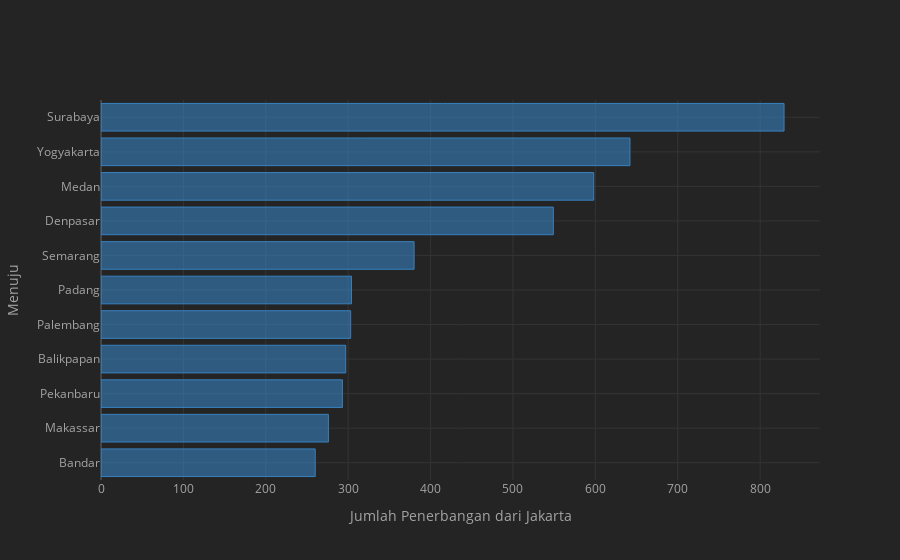

Notebook code for this chart:
### Code cell
# bar chart berdasarkan 10 kota teratas
df_agg[:11].sort_values('total_aircraft').iplot(kind='bar',
                                                 x='to',
                                                 y='total_aircraft',
                                                 color='blue',
                                                 theme='henanigans',
                                                 orientation='h',
                                                 xTitle='Jumlah Penerbangan dari Jakarta',
                                                 yTitle='Menuju')

### Figure 1 — Plotly figure (JSON) as saved in the notebook; plotly's stock layout.template omitted (floating-point values rounded to 4 significant figures)
{"data": [{"marker": {"color": "rgba(55, 128, 191, 0.6)", "line": {"color": "rgba(55, 128, 191, 1.0)", "width": 1}}, "name": "total_aircraft", "orientation": "h", "text": "", "type": "bar", "x": [260, 276, 293, 297, 303, 304, 380, 549, 598, 642, 829], "y": ["Bandar", "Makassar", "Pekanbaru", "Balikpapan", "Palembang", "Padang", "Semarang", "Denpasar", "Medan", "Yogyakarta", "Surabaya"]}], "layout": {"legend": {"bgcolor": "#242424", "font": {"color": "#F4F4F4"}}, "paper_bgcolor": "#242424", "plot_bgcolor": "#242424", "title": {"font": {"color": "#F4F4F4"}}, "xaxis": {"gridcolor": "#343434", "showgrid": true, "tickfont": {"color": "#A4A4A4"}, "title": {"font": {"color": "#A4A4A4"}, "text": "Jumlah Penerbangan dari Jakarta"}, "zerolinecolor": "#444444"}, "yaxis": {"gridcolor": "#343434", "showgrid": true, "tickfont": {"color": "#A4A4A4"}, "title": {"font": {"color": "#A4A4A4"}, "text": "Menuju"}, "zerolinecolor": "#444444"}}}
